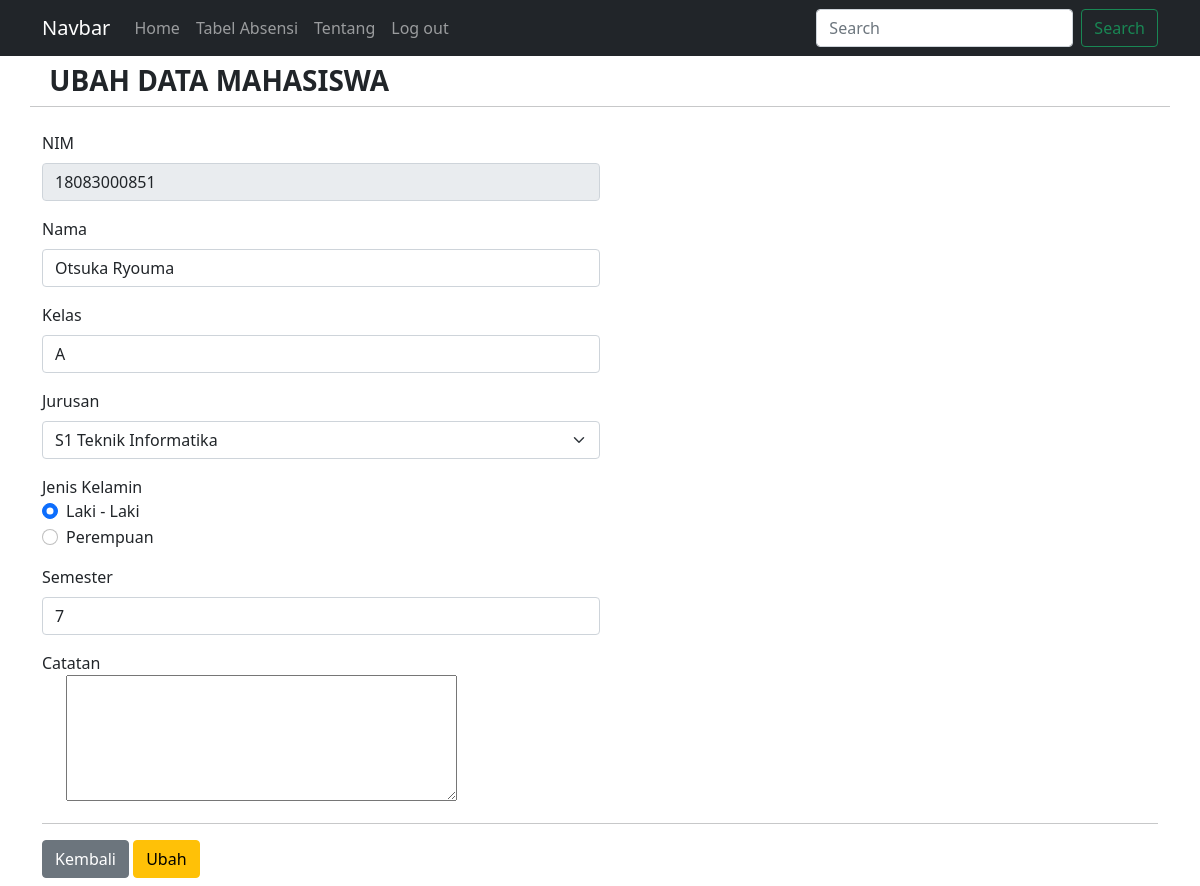
Page /ubah.php?nim=18083000851 on the committed database.
### tables this page shows
CREATE TABLE `mahasiswa` (
  `id` int(11) NOT NULL,
  `nim` varchar(255) NOT NULL,
  `nama` varchar(255) NOT NULL,
  `kelas` varchar(255) NOT NULL,
  `jurusan` enum('S1 Sistem Informasi','S1 Teknik Informatika','D3 Sistem Informasi') NOT NULL,
  `jk` enum('Laki - Laki','Perempuan') NOT NULL,
  `Semester` varchar(2) NOT NULL,
  `catatan` varchar(500) NOT NULL
);

### koneksi.php (called while the page is built, shortened)
<?php
$koneksi = mysqli_connect("localhost", "root", "", "multi_user");
function query($query)
{
    global $koneksi;
    $result = mysqli_query($koneksi, $query);
    $rows = [];
    while ($row = mysqli_fetch_assoc($result)) {
        $rows[] = $row;
    }
    return $rows;
}
?>

### ubah.php (the view, shortened to what this page needs)
<?php
require 'koneksi.php';
$nim = $_GET['nim'];
$siswa = query("SELECT * FROM mahasiswa WHERE nim = $nim")[0];
?>
<!DOCTYPE html>
<html lang="en">
<head>
    <link rel="stylesheet" href="https://cdn.datatables.net/1.10.23/css/dataTables.bootstrap5.min.css">
    <link rel="stylesheet" href="https://cdn.jsdelivr.net/npm/bootstrap@5.0.0-beta1/dist/css/bootstrap.min.css">
    <link href="https://cdn.jsdelivr.net/npm/bootstrap@5.0.2/dist/css/bootstrap.min.css" rel="stylesheet">
</head>
<body>
    <nav class="navbar navbar-expand-lg navbar-dark bg-dark ">
  <div class="container">
    <a class="navbar-brand" href="halaman_admin.php">Navbar</a>
    <div class="collapse navbar-collapse" id="navbarSupportedContent">
      <ul class="navbar-nav me-auto mb-2 mb-lg-0">
        <li class="nav-item">
          <a class="nav-link" aria-current="page" href="halaman_admin.php">Home</a>
        <li class="nav-item">
          <a class="nav-link" href="tabeladmin.php">Tabel Absensi</a>
        </li>
        <li class="nav-item">
          <a class="nav-link" href="tentangadmin.php">Tentang</a>
        </li>
        </li>
        <li class="nav-item">
          <a class="nav-link" href="logout.php" tabindex="-1" aria-disabled="true">Log out</a>
        </li>
      </ul>
      <form class="d-flex">
        <input class="form-control me-2" type="search" placeholder="Search" aria-label="Search">
        <button class="btn btn-outline-success" type="submit">Search</button>
      </form>
    </div>
  </div>
</nav>
    <div class="container">
        <div class="row my-2">
            <div class="col-md">
                <h3 class="fw-bold text-uppercase"><i class="bi bi-pencil-square"></i>&nbsp;Ubah Data Mahasiswa</h3>
            </div>
            <hr>
        </div>
        <div class="row my-2">
            <div class="col-md">
                <form action="" method="post" enctype="multipart/form-data">
                    <div class="mb-3">
                        <label for="nim" class="form-label">NIM</label>
                        <input type="number" class="form-control w-50" id="nim" value="<?= $siswa['nim']; ?>" name="nim" readonly>
                    </div>
                    <div class="mb-3">
                        <label for="nama" class="form-label">Nama</label>
                        <input type="text" class="form-control w-50" id="nama" value="<?= $siswa['nama']; ?>" name="nama" autocomplete="off" required>
                    </div>
                    <div class="mb-3">
                        <label for="kelas" class="form-label">Kelas</label>
                        <input type="text" class="form-control w-50" id="kelas" value="<?= $siswa['kelas']; ?>" name="kelas" autocomplete="off" required>
                    </div>
                    <div class="mb-3">
                        <label for="jurusan" class="form-label">Jurusan</label>
                        <select class="form-select w-50" id="jurusan" name="jurusan">
                            <option value="S1 Teknik Informatika" <?php if ($siswa['jurusan'] == 'S1 Teknik Informatika') { ?> selected='' <?php } ?>>S1 Teknik Informatika</option>
                        </select>
                    </div>
                    <div class="mb-3">
                        <label>Jenis Kelamin</label>
                        <div class="form-check">
                            <input class="form-check-input" type="radio" name="jk" id="Laki - Laki" value="Laki - Laki" <?php if ($siswa['jk'] == 'Laki - Laki') { ?> checked='' <?php } ?>>
                            <label class="form-check-label" for="Laki - Laki">Laki - Laki</label>
                        </div>
                        <div class="form-check">
                            <input class="form-check-input" type="radio" name="jk" id="Perempuan" value="Perempuan" <?php if ($siswa['jk'] == 'Perempuan') { ?> checked='' <?php } ?>>
                            <label class="form-check-label" for="Perempuan">Perempuan</label>
                        </div>
                    </div>
                    <div class="mb-3">
                        <label for="Semester" class="form-label">Semester</label>
                        <input type="number" class="form-control w-50" id="Semester" value="<?= $siswa['Semester']; ?>" name="Semester" autocomplete="off" required>
                    </div>
                    <div>
                    <div class="mb-3">
                    <label>Catatan</label>
                    <div class="form-check">
                      <textarea name="catatan" rows="5" cols="40" value="<?= $siswa['catatan']; ?>"></textarea>
                    </div>
                    </div>
                    <hr>
                    <a href="tabeladmin.php" class="btn btn-secondary">Kembali</a>
                    <button type="submit" class="btn btn-warning" name="ubah">Ubah</button>
                </form>
            </div>
        </div>
    </div>
</body>
</html>

### rows in the picture
mahasiswa: nim "18083000851", nama "Otsuka Ryouma", kelas "A", jurusan "S1 Teknik Informatika", jk "☑ Laki - Laki", jk "☐ Perempuan", Semester "7"
